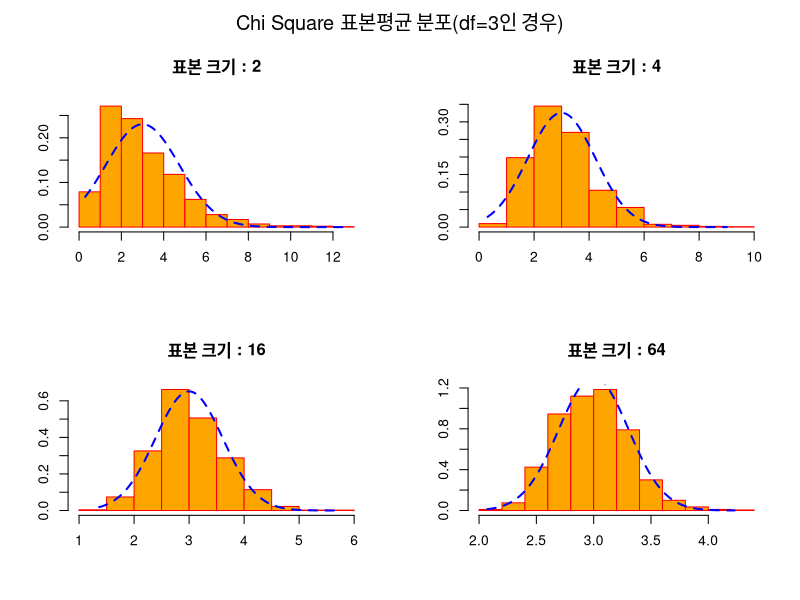
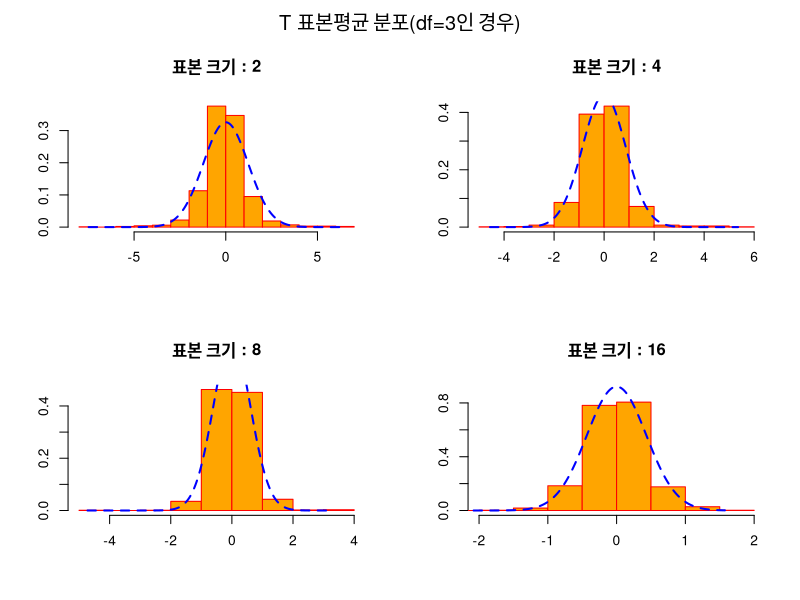
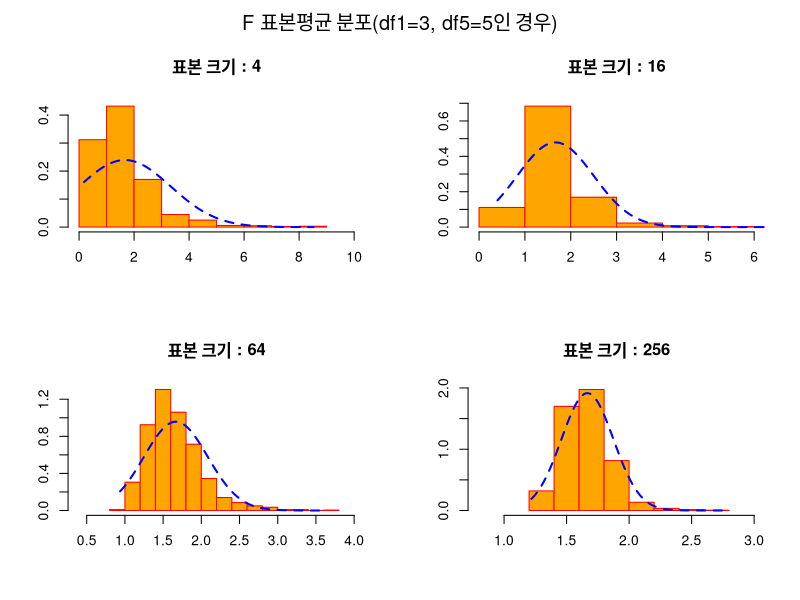
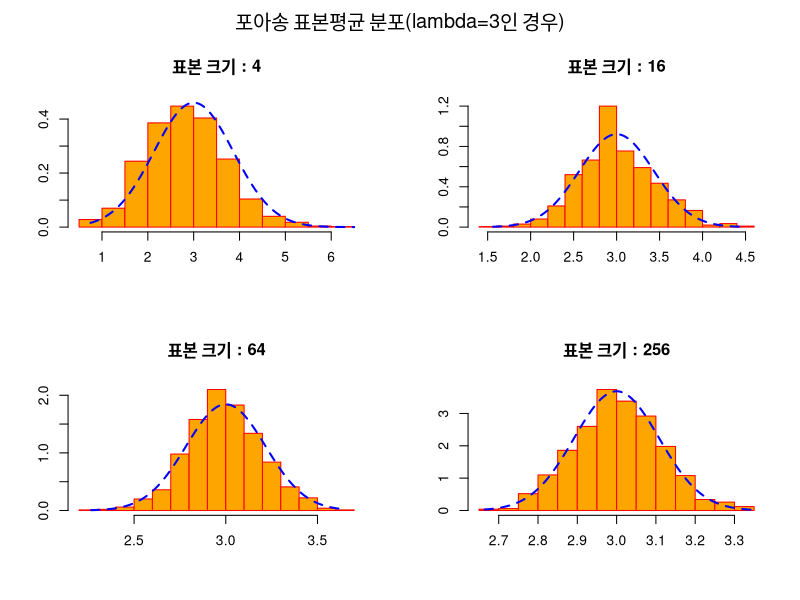

These figures' R source, in order:
# Chi Square 분포
n <- 1000
df <- 3
ch.2.mean <- rep(NA, n)
ch.4.mean <- rep(NA, n)
ch.16.mean <- rep(NA, n)
ch.64.mean <- rep(NA, n)

# 표본 크기별로 1000번의 표본추출로 표본평균을 구함
for(i in 1:n) {
  ch.2.mean[i] <- mean(rchisq(2, df=df))
  ch.4.mean[i] <- mean(rchisq(4, df=df))
  ch.16.mean[i] <- mean(rchisq(16, df=df))
  ch.64.mean[i] <- mean(rchisq(64, df=df))
}

# 표본평균들의 분포에서 평균과 표준편차
options(digits=4)
c(mean(ch.2.mean), sd(ch.2.mean))
c(mean(ch.4.mean), sd(ch.4.mean))
c(mean(ch.16.mean), sd(ch.16.mean))
c(mean(ch.64.mean), sd(ch.64.mean))

# chisq(df=3)의 평균과 표준편차
m <- df
s <- sqrt(2 * df)

par(mfrow=c(2,2), oma = c(0, 0, 2, 0))
hist(ch.2.mean, prob=T, main="표본 크기 : 2", 
     ylab="", xlab="", col="orange", border="red")
x1 <- seq(min(ch.2.mean), max(ch.2.mean), length=1000)
y1 <- dnorm(x=x1, mean=m, sd=s/sqrt(2))
lines(x1, y1, lty=2, lwd=2, col="blue")

hist(ch.4.mean, prob=T, main="표본 크기 : 4", 
     ylab="", xlab="", col="orange", border="red")
x2 <- seq(min(ch.4.mean), max(ch.4.mean), length=1000)
y2 <- dnorm(x=x2, mean=m, sd=s/sqrt(4))
lines(x2, y2, lty=2, lwd=2, col="blue")

hist(ch.16.mean, prob=T, main="표본 크기 : 16", 
     ylab="", xlab="", col="orange", border="red")
x3 <- seq(min(ch.16.mean), max(ch.16.mean), length=1000)
y3 <- dnorm(x=x3, mean=m, sd=s/sqrt(16))
lines(x3, y3, lty=2, lwd=2, col="blue")

hist(ch.64.mean, prob=T, main="표본 크기 : 64", 
     ylab="", xlab="", col="orange", border="red")
x4 <- seq(min(ch.64.mean), max(ch.64.mean), length=1000)
y4 <- dnorm(x=x4, mean=m, sd=s/sqrt(64))
lines(x4, y4, lty=2, lwd=2, col="blue")

mtext("Chi Square 표본평균 분포(df=3인 경우)", outer = TRUE, cex = 1.2)

# T 분포
n <- 1000
df <- 3
t.2.mean <- rep(NA, n)
t.4.mean <- rep(NA, n)
t.8.mean <- rep(NA, n)
t.16.mean <- rep(NA, n)

# 표본 크기별로 1000번의 표본추출로 표본평균을 구함
for(i in 1:n) {
  t.2.mean[i] <- mean(rt(2, df=df))
  t.4.mean[i] <- mean(rt(4, df=df))
  t.8.mean[i] <- mean(rt(8, df=df))
  t.16.mean[i] <- mean(rt(16, df=df))
}

# 표본평균들의 분포에서 평균과 표준편차
options(digits=4)
c(mean(t.2.mean), sd(t.2.mean))
c(mean(t.4.mean), sd(t.4.mean))
c(mean(t.8.mean), sd(t.8.mean))
c(mean(t.16.mean), sd(t.16.mean))

# t(df=3)의 평균과 표준편차
m <- 0
s <- sqrt(df / (df - 2))

par(mfrow=c(2,2), oma = c(0, 0, 2, 0))
hist(t.2.mean, prob=T, main="표본 크기 : 2", 
     ylab="", xlab="", col="orange", border="red")
x1 <- seq(min(t.2.mean), max(t.2.mean), length=1000)
y1 <- dnorm(x=x1, mean=m, sd=s/sqrt(2))
lines(x1, y1, lty=2, lwd=2, col="blue")

hist(t.4.mean, prob=T, main="표본 크기 : 4", 
     ylab="", xlab="", col="orange", border="red")
x2 <- seq(min(t.4.mean), max(t.4.mean), length=1000)
y2 <- dnorm(x=x2, mean=m, sd=s/sqrt(4))
lines(x2, y2, lty=2, lwd=2, col="blue")

hist(t.8.mean, prob=T, main="표본 크기 : 8", 
     ylab="", xlab="", col="orange", border="red")
x3 <- seq(min(t.8.mean), max(t.8.mean), length=1000)
y3 <- dnorm(x=x3, mean=m, sd=s/sqrt(8))
lines(x3, y3, lty=2, lwd=2, col="blue")

hist(t.16.mean, prob=T, main="표본 크기 : 16", 
     xlim=c(-2,2), ylim=c(0,0.9), 
     ylab="", xlab="", col="orange", border="red")
x4 <- seq(min(t.16.mean), max(t.16.mean), length=1000)
y4 <- dnorm(x=x4, mean=m, sd=s/sqrt(16))
lines(x4, y4, lty=2, lwd=2, col="blue")

mtext("T 표본평균 분포(df=3인 경우)", outer = TRUE, cex = 1.2)

# F 분포
n <- 1000
df1 <- 3; df2 <- 5
f.4.mean <- rep(NA, n)
f.16.mean <- rep(NA, n)
f.64.mean <- rep(NA, n)
f.256.mean <- rep(NA, n)

# 표본 크기별로 1000번의 표본추출로 표본평균을 구함
for(i in 1:n) {
  f.4.mean[i] <- mean(rf(4, df1=df1, df2=df2))
  f.16.mean[i] <- mean(rf(16, df1=df1, df2=df2))
  f.64.mean[i] <- mean(rf(64, df1=df1, df2=df2))
  f.256.mean[i] <- mean(rf(256, df1=df1, df2=df2))
}

# 표본평균들의 분포에서 평균과 표준편차
options(digits=4)
c(mean(f.4.mean), sd(f.4.mean))
c(mean(f.16.mean), sd(f.16.mean))
c(mean(f.64.mean), sd(f.64.mean))
c(mean(f.256.mean), sd(f.256.mean))

# f(df1=3, df2=5)의 평균과 표준편차
m <- df2 / (df2 - 2)
s <- sqrt(2 * df2^2 * (df1+df2-2) /(df1 * (df2-2)^2 * (df2-4)))

par(mfrow=c(2,2), oma = c(0, 0, 2, 0))
hist(f.4.mean, prob=T, main="표본 크기 : 4", 
     xlim=c(0,10),
     ylab="", xlab="", col="orange", border="red")
x1 <- seq(min(f.4.mean), max(f.4.mean), length=1000)
y1 <- dnorm(x=x1, mean=m, sd=s/sqrt(4))
lines(x1, y1, lty=2, lwd=2, col="blue")

hist(f.16.mean, prob=T, main="표본 크기 : 16", 
     xlim=c(0,6),
     ylab="", xlab="", col="orange", border="red")
x2 <- seq(min(f.16.mean), max(f.16.mean), length=1000)
y2 <- dnorm(x=x2, mean=m, sd=s/sqrt(16))
lines(x2, y2, lty=2, lwd=2, col="blue")

hist(f.64.mean, prob=T, main="표본 크기 : 64", 
     xlim=c(0.4,4),
     ylab="", xlab="", col="orange", border="red")
x3 <- seq(min(f.64.mean), max(f.64.mean), length=1000)
y3 <- dnorm(x=x3, mean=m, sd=s/sqrt(64))
lines(x3, y3, lty=2, lwd=2, col="blue")

hist(f.256.mean, prob=T, main="표본 크기 : 256", 
     xlim=c(0.8,3),
     ylab="", xlab="", col="orange", border="red")
x4 <- seq(min(f.256.mean), max(f.256.mean), length=1000)
y4 <- dnorm(x=x4, mean=m, sd=s/sqrt(256))
lines(x4, y4, lty=2, lwd=2, col="blue")

mtext("F 표본평균 분포(df1=3, df5=5인 경우)", outer = TRUE, cex = 1.2)

# 포아송(Poisson) 분포
n <- 1000
lambda <- 3
p.4.mean <- rep(NA, n)
p.16.mean <- rep(NA, n)
p.64.mean <- rep(NA, n)
p.256.mean <- rep(NA, n)

# 표본 크기별로 1000번의 표본추출로 표본평균을 구함
for(i in 1:n) {
  p.4.mean[i] <- mean(rpois(4, lambda=lambda))
  p.16.mean[i] <- mean(rpois(16, lambda=lambda))
  p.64.mean[i] <- mean(rpois(64, lambda=lambda))
  p.256.mean[i] <- mean(rpois(256, lambda=lambda))
}

# 표본평균들의 분포에서 평균과 표준편차
options(digits=4)
c(mean(p.4.mean), sd(p.4.mean))
c(mean(p.16.mean), sd(p.16.mean))
c(mean(p.64.mean), sd(p.64.mean))
c(mean(p.256.mean), sd(p.256.mean))

# pois(lambda=3)의 평균과 표준편차
m <- lambda
s <- sqrt(lambda)

par(mfrow=c(2,2), oma = c(0, 0, 2, 0))
hist(p.4.mean, prob=T, main="표본 크기 : 4", 
     #xlim=c(0,10),
     ylab="", xlab="", col="orange", border="red")
x1 <- seq(min(p.4.mean), max(p.4.mean), length=1000)
y1 <- dnorm(x=x1, mean=m, sd=s/sqrt(4))
lines(x1, y1, lty=2, lwd=2, col="blue")

hist(p.16.mean, prob=T, main="표본 크기 : 16", 
     #xlim=c(0,6),
     ylab="", xlab="", col="orange", border="red")
x2 <- seq(min(p.16.mean), max(p.16.mean), length=1000)
y2 <- dnorm(x=x2, mean=m, sd=s/sqrt(16))
lines(x2, y2, lty=2, lwd=2, col="blue")

hist(p.64.mean, prob=T, main="표본 크기 : 64", 
     #xlim=c(0.4,4),
     ylab="", xlab="", col="orange", border="red")
x3 <- seq(min(p.64.mean), max(p.64.mean), length=1000)
y3 <- dnorm(x=x3, mean=m, sd=s/sqrt(64))
lines(x3, y3, lty=2, lwd=2, col="blue")

hist(p.256.mean, prob=T, main="표본 크기 : 256", 
     #xlim=c(0.8,3),
     ylab="", xlab="", col="orange", border="red")
x4 <- seq(min(p.256.mean), max(p.256.mean), length=1000)
y4 <- dnorm(x=x4, mean=m, sd=s/sqrt(256))
lines(x4, y4, lty=2, lwd=2, col="blue")

mtext("포아송 표본평균 분포(lambda=3인 경우)", outer = TRUE, cex = 1.2)

par(mfrow=c(1,1), oma = c(0, 0, 0, 0))

